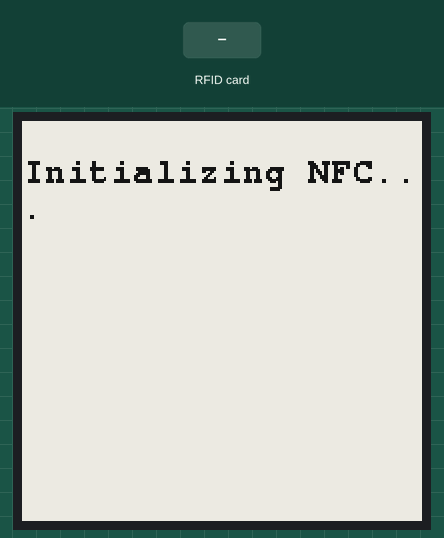
A sketch run on a simulated ESP32. Parts: 200×200 one-colour display. Inputs (shaded band) come from the test bench. What the sketch prints to the serial monitor is not drawn.

Above: at 2.3 s.
At 7.8 s:
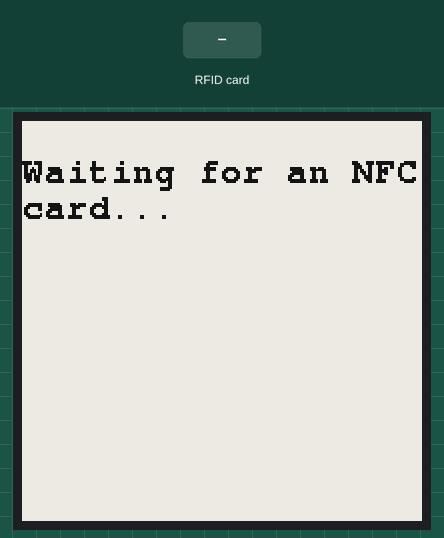
7.9 s: RFID card 5E 7A 19 C4 held to the reader
At 10.5 s:
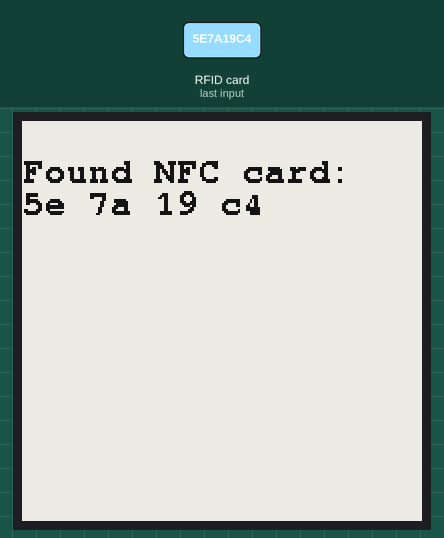
Timing chart, 0 to 12.0 s (numbered marks = the images above; inputs shaded):
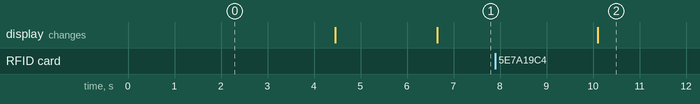

The sketch:

PN532i2cwithepaper.ino
```cpp
#include <Wire.h>
#include <Adafruit_PN532.h>
#include <GxEPD2_BW.h>
#include <Fonts/FreeMonoBold9pt7b.h>
#include <SPI.h>

// NFC I2C引脚
#define SDA_PIN 8
#define SCL_PIN 9

// e-paper SPI引脚
#define EPD_CS   10
#define EPD_DC   4
#define EPD_RST  5
#define EPD_BUSY 3
#define EPD_MOSI 6
#define EPD_SCK  7

Adafruit_PN532 nfc(SDA_PIN, SCL_PIN);
GxEPD2_BW<GxEPD2_154_D67, GxEPD2_154_D67::HEIGHT> display(GxEPD2_154_D67(EPD_CS, EPD_DC, EPD_RST, EPD_BUSY));

// 显示函数
void showOnEInk(String msg) {
  display.setFullWindow();
  display.firstPage();
  do {
    display.fillScreen(GxEPD_WHITE);
    display.setTextColor(GxEPD_BLACK);
    display.setFont(&FreeMonoBold9pt7b);
    display.setCursor(0, 30);
    // 支持多行
    int16_t y = 30;
    int16_t lineHeight = 16;
    int16_t start = 0, end = 0;
    while ((end = msg.indexOf('\n', start)) != -1) {
      display.setCursor(0, y);
      display.print(msg.substring(start, end));
      y += lineHeight;
      start = end + 1;
    }
    display.setCursor(0, y);
    display.print(msg.substring(start));
  } while (display.nextPage());
}

void setup(void) {
  Serial.begin(115200);

  // 初始化e-paper
  SPI.begin(EPD_SCK, -1, EPD_MOSI, EPD_CS);
  display.init();
  display.setRotation(1);

  Serial.println("Initializing NFC...");
  showOnEInk("Initializing NFC...");

  Wire.begin(SDA_PIN, SCL_PIN); // 启动 I2C
  nfc.begin();

  uint32_t versiondata = nfc.getFirmwareVersion();
  if (!versiondata) {
    Serial.println("Didn't find PN532 board");
    showOnEInk("Didn't find\nPN532 board");
    while (1);
  }

  String chipInfo = "Found chip PN532,\nFirmware: " + String((versiondata >> 16) & 0xFF, DEC) + "." + String((versiondata >> 8) & 0xFF, DEC);
  Serial.println(chipInfo);
  showOnEInk(chipInfo);

  nfc.SAMConfig();
  Serial.println("Waiting for an NFC card...");
  showOnEInk("Waiting for an NFC card...");
}

void loop(void) {
  uint8_t uid[] = {0, 0, 0, 0, 0, 0, 0};
  uint8_t uidLength;

  if (nfc.readPassiveTargetID(PN532_MIFARE_ISO14443A, uid, &uidLength)) {
    String uidMsg = "Found NFC card:\n";
    for (uint8_t i = 0; i < uidLength; i++) {
      uidMsg += String(uid[i], HEX);
      uidMsg += " ";
    }
    Serial.println(uidMsg);
    showOnEInk(uidMsg);
    delay(1000);
  }
}
```

Measured:
- after the input at 7.9 s, the display: changes after 2.2 s (image 2)
